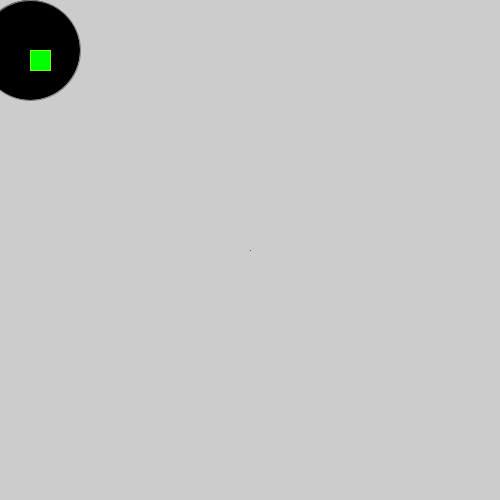
Frame 1 (no input)
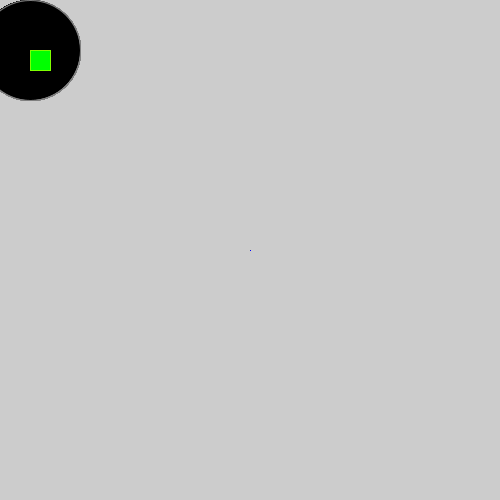
Frame 60 (the mouse pressed at the canvas centre just before this capture)
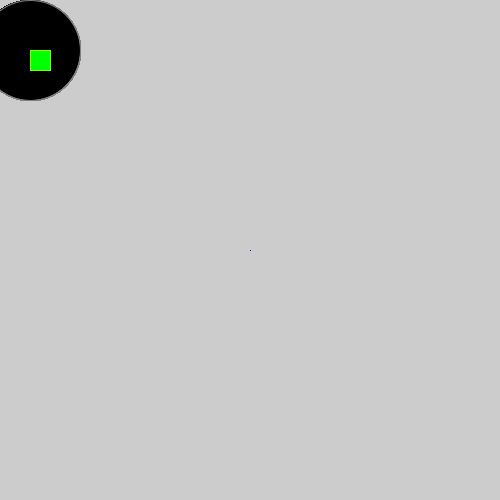
Frame 120 (the mouse held since frame 60 and released just before this capture)

The Processing sketch that drew these frames (run headless with seeded random() and noise(); from frame 60 on, the mouse is pressed at the canvas centre):

// Processing sketch: clays_shape
// ── clays_shape.pde
void setup() {
  size(500,500);
}

void draw() {
  stroke(127);
  fill(0);
  ellipse(30,50,100,100);
  stroke(127,255,0);
  fill(0,255,0);
  rect(30,50,20,20);
  //WOO!!  line(0,0,width,height);
  stroke(0,0,255);
  point(width/2, height/2);
  
  /*
  
  whatever goes here, ain't gunna run. but i can read it
  
  
  */
}
